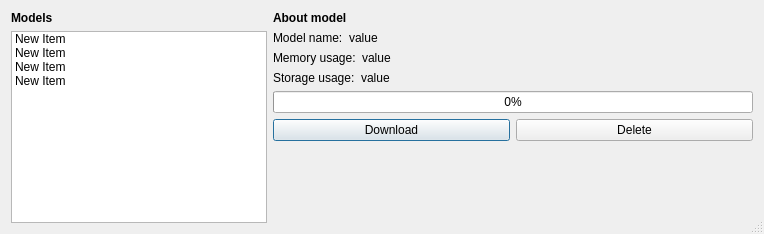
<?xml version="1.0" encoding="UTF-8"?>
<ui version="4.0">
 <class>ModelManagement</class>
 <widget class="QDialog" name="ModelManagement">
  <property name="enabled">
   <bool>true</bool>
  </property>
  <property name="geometry">
   <rect>
    <x>0</x>
    <y>0</y>
    <width>760</width>
    <height>385</height>
   </rect>
  </property>
  <property name="minimumSize">
   <size>
    <width>0</width>
    <height>3</height>
   </size>
  </property>
  <property name="windowTitle">
   <string>Dialog</string>
  </property>
  <property name="sizeGripEnabled">
   <bool>true</bool>
  </property>
  <layout class="QGridLayout" name="gridLayout">
   <property name="sizeConstraint">
    <enum>QLayout::SetFixedSize</enum>
   </property>
   <item row="1" column="1" colspan="2">
    <widget class="QWidget" name="horizontal_model" native="true">
     <property name="sizePolicy">
      <sizepolicy hsizetype="Preferred" vsizetype="Fixed">
       <horstretch>0</horstretch>
       <verstretch>0</verstretch>
      </sizepolicy>
     </property>
     <layout class="QHBoxLayout" name="horizontalLayout_4">
      <property name="sizeConstraint">
       <enum>QLayout::SetFixedSize</enum>
      </property>
      <property name="leftMargin">
       <number>0</number>
      </property>
      <property name="topMargin">
       <number>0</number>
      </property>
      <property name="rightMargin">
       <number>0</number>
      </property>
      <property name="bottomMargin">
       <number>0</number>
      </property>
      <item>
       <widget class="QLabel" name="label_model_name">
        <property name="sizePolicy">
         <sizepolicy hsizetype="Fixed" vsizetype="Fixed">
          <horstretch>0</horstretch>
          <verstretch>0</verstretch>
         </sizepolicy>
        </property>
        <property name="text">
         <string>Model name:</string>
        </property>
       </widget>
      </item>
      <item>
       <widget class="QLabel" name="label_model_name_value">
        <property name="sizePolicy">
         <sizepolicy hsizetype="Preferred" vsizetype="Fixed">
          <horstretch>0</horstretch>
          <verstretch>0</verstretch>
         </sizepolicy>
        </property>
        <property name="text">
         <string>value</string>
        </property>
       </widget>
      </item>
     </layout>
    </widget>
   </item>
   <item row="2" column="1" colspan="2">
    <widget class="QWidget" name="horizontal_memory" native="true">
     <property name="sizePolicy">
      <sizepolicy hsizetype="Preferred" vsizetype="Fixed">
       <horstretch>0</horstretch>
       <verstretch>0</verstretch>
      </sizepolicy>
     </property>
     <layout class="QHBoxLayout" name="horizontalLayout_3">
      <property name="sizeConstraint">
       <enum>QLayout::SetFixedSize</enum>
      </property>
      <property name="leftMargin">
       <number>0</number>
      </property>
      <property name="topMargin">
       <number>0</number>
      </property>
      <property name="rightMargin">
       <number>0</number>
      </property>
      <property name="bottomMargin">
       <number>0</number>
      </property>
      <item>
       <widget class="QLabel" name="label_memory_usage">
        <property name="sizePolicy">
         <sizepolicy hsizetype="Fixed" vsizetype="Fixed">
          <horstretch>0</horstretch>
          <verstretch>0</verstretch>
         </sizepolicy>
        </property>
        <property name="text">
         <string>Memory usage:</string>
        </property>
       </widget>
      </item>
      <item>
       <widget class="QLabel" name="label_memory_usage_value">
        <property name="sizePolicy">
         <sizepolicy hsizetype="Preferred" vsizetype="Fixed">
          <horstretch>0</horstretch>
          <verstretch>0</verstretch>
         </sizepolicy>
        </property>
        <property name="text">
         <string>value</string>
        </property>
       </widget>
      </item>
     </layout>
    </widget>
   </item>
   <item row="1" column="0" rowspan="8">
    <widget class="QListWidget" name="listWidget">
     <property name="sizePolicy">
      <sizepolicy hsizetype="Minimum" vsizetype="Expanding">
       <horstretch>0</horstretch>
       <verstretch>0</verstretch>
      </sizepolicy>
     </property>
     <item>
      <property name="text">
       <string>New Item</string>
      </property>
     </item>
     <item>
      <property name="text">
       <string>New Item</string>
      </property>
     </item>
     <item>
      <property name="text">
       <string>New Item</string>
      </property>
     </item>
     <item>
      <property name="text">
       <string>New Item</string>
      </property>
     </item>
    </widget>
   </item>
   <item row="4" column="1" colspan="2">
    <widget class="QProgressBar" name="progress_download">
     <property name="value">
      <number>0</number>
     </property>
    </widget>
   </item>
   <item row="0" column="1" colspan="2">
    <widget class="QLabel" name="label_model_info">
     <property name="sizePolicy">
      <sizepolicy hsizetype="Preferred" vsizetype="Fixed">
       <horstretch>0</horstretch>
       <verstretch>0</verstretch>
      </sizepolicy>
     </property>
     <property name="minimumSize">
      <size>
       <width>480</width>
       <height>0</height>
      </size>
     </property>
     <property name="font">
      <font>
       <weight>75</weight>
       <bold>true</bold>
      </font>
     </property>
     <property name="text">
      <string>About model</string>
     </property>
    </widget>
   </item>
   <item row="5" column="1">
    <widget class="QPushButton" name="button_download">
     <property name="sizePolicy">
      <sizepolicy hsizetype="Expanding" vsizetype="Fixed">
       <horstretch>0</horstretch>
       <verstretch>0</verstretch>
      </sizepolicy>
     </property>
     <property name="text">
      <string>Download</string>
     </property>
    </widget>
   </item>
   <item row="5" column="2">
    <widget class="QPushButton" name="button_delete">
     <property name="sizePolicy">
      <sizepolicy hsizetype="Expanding" vsizetype="Fixed">
       <horstretch>0</horstretch>
       <verstretch>0</verstretch>
      </sizepolicy>
     </property>
     <property name="text">
      <string>Delete</string>
     </property>
    </widget>
   </item>
   <item row="0" column="0">
    <widget class="QLabel" name="label_models">
     <property name="sizePolicy">
      <sizepolicy hsizetype="Preferred" vsizetype="Fixed">
       <horstretch>0</horstretch>
       <verstretch>0</verstretch>
      </sizepolicy>
     </property>
     <property name="font">
      <font>
       <weight>75</weight>
       <bold>true</bold>
      </font>
     </property>
     <property name="text">
      <string>Models</string>
     </property>
    </widget>
   </item>
   <item row="3" column="1" colspan="2">
    <widget class="QWidget" name="horizontal_storage" native="true">
     <property name="sizePolicy">
      <sizepolicy hsizetype="Preferred" vsizetype="Fixed">
       <horstretch>0</horstretch>
       <verstretch>0</verstretch>
      </sizepolicy>
     </property>
     <layout class="QHBoxLayout" name="horizontalLayout_5">
      <property name="sizeConstraint">
       <enum>QLayout::SetFixedSize</enum>
      </property>
      <property name="leftMargin">
       <number>0</number>
      </property>
      <property name="topMargin">
       <number>0</number>
      </property>
      <property name="rightMargin">
       <number>0</number>
      </property>
      <property name="bottomMargin">
       <number>0</number>
      </property>
      <item>
       <widget class="QLabel" name="label_storage_usage">
        <property name="sizePolicy">
         <sizepolicy hsizetype="Fixed" vsizetype="Fixed">
          <horstretch>0</horstretch>
          <verstretch>0</verstretch>
         </sizepolicy>
        </property>
        <property name="text">
         <string>Storage usage:</string>
        </property>
       </widget>
      </item>
      <item>
       <widget class="QLabel" name="label_storage_usage_value">
        <property name="sizePolicy">
         <sizepolicy hsizetype="Preferred" vsizetype="Fixed">
          <horstretch>0</horstretch>
          <verstretch>0</verstretch>
         </sizepolicy>
        </property>
        <property name="text">
         <string>value</string>
        </property>
       </widget>
      </item>
     </layout>
    </widget>
   </item>
  </layout>
  <zorder>horizontal_storage</zorder>
  <zorder>label_models</zorder>
  <zorder>label_model_info</zorder>
  <zorder>listWidget</zorder>
  <zorder>horizontal_memory</zorder>
  <zorder>horizontal_model</zorder>
  <zorder>progress_download</zorder>
  <zorder>button_download</zorder>
  <zorder>button_delete</zorder>
 </widget>
 <resources/>
 <connections/>
</ui>
